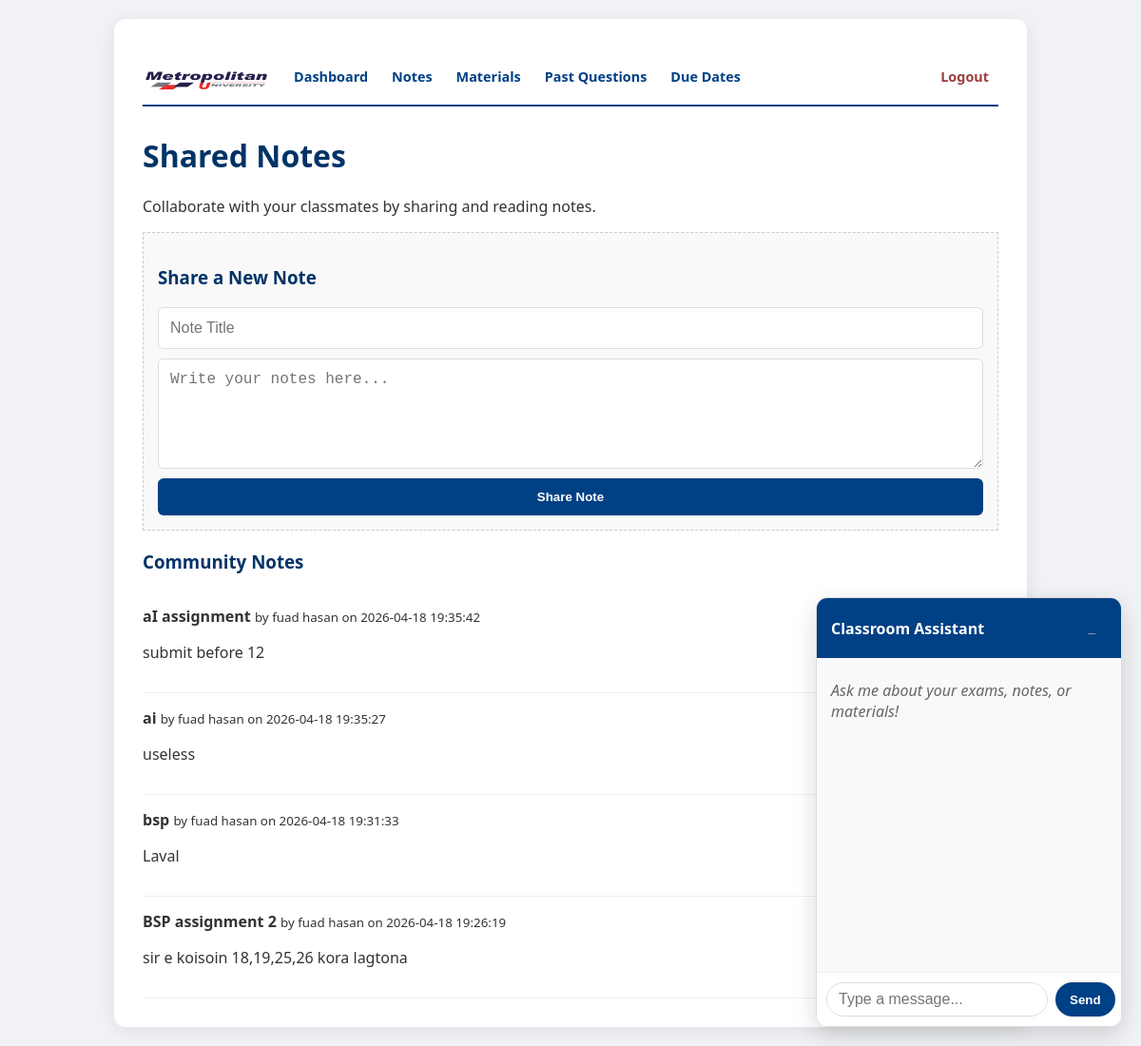
Page /notes.php (signed in) on the committed database.
### tables this page shows
CREATE TABLE notes (
    id INTEGER PRIMARY KEY AUTOINCREMENT,
    user_id INTEGER,
    title TEXT NOT NULL,
    content TEXT NOT NULL,
    created_at DATETIME DEFAULT CURRENT_TIMESTAMP,
    FOREIGN KEY(user_id) REFERENCES users(id)
);

CREATE TABLE users (
    id INTEGER PRIMARY KEY AUTOINCREMENT,
    email TEXT UNIQUE NOT NULL,
    password TEXT NOT NULL,
    name TEXT NOT NULL
);

### notes.php (the view, shortened to what this page needs)
<?php
require_once 'includes/db.php';
$notes = $db->query("SELECT notes.*, users.name as author FROM notes JOIN users ON notes.user_id = users.id ORDER BY created_at DESC")->fetchAll();
?>
<?php include 'includes/header.php'; ?>
<h1>Shared Notes</h1>
<p>Collaborate with your classmates by sharing and reading notes.</p>
<div style="background: #f9f9f9; padding: 15px; border: 1px dashed #ccc; margin-bottom: 20px;">
    <h3>Share a New Note</h3>
    <form method="POST">
        <input type="text" name="title" placeholder="Note Title" required>
        <textarea name="content" placeholder="Write your notes here..." rows="5" required></textarea>
        <button type="submit">Share Note</button>
    </form>
</div>
<h3>Community Notes</h3>
<?php if (empty($notes)): ?>
    <p>No notes shared yet. Be the first!</p>
<?php else: ?>
    <?php foreach ($notes as $note): ?>
        <div class="item">
            <strong><?php echo htmlspecialchars($note['title']); ?></strong>
            <small>by <?php echo htmlspecialchars($note['author']); ?> on <?php echo $note['created_at']; ?></small>
            <p><?php echo nl2br(htmlspecialchars($note['content'])); ?></p>
        </div>
    <?php endforeach; ?>
<?php endif; ?>
<?php include 'includes/footer.php'; ?>

### assets/css/style.css (style rules this page uses)
body { font-family: 'Segoe UI', Tahoma, Geneva, Verdana, sans-serif; margin: 0; padding: 20px; background-color: #f0f2f5; color: #333; }
h1, h2, h3 { color: #003366; }
form { display: flex; flex-direction: column; gap: 10px; }
input, select, textarea { padding: 12px; border: 1px solid #ddd; border-radius: 6px; font-size: 1rem; }
button { padding: 12px; background-color: #004085; color: white; border: none; border-radius: 6px; cursor: pointer; font-weight: bold; transition: background 0.2s; }
.item { border-bottom: 1px solid #eee; padding: 15px 0; }

### rows in the picture
notes: title "aI assignment", user.name "fuad hasan", created_at "2026-04-18 19:35:42", content "submit before 12"
notes: title "ai", user.name "fuad hasan", created_at "2026-04-18 19:35:27", content "useless"
notes: title "bsp", user.name "fuad hasan", created_at "2026-04-18 19:31:33", content "Laval"
notes: title "BSP assignment 2", user.name "fuad hasan", created_at "2026-04-18 19:26:19", content "sir e koisoin 18,19,25,26 kora lagtona"
